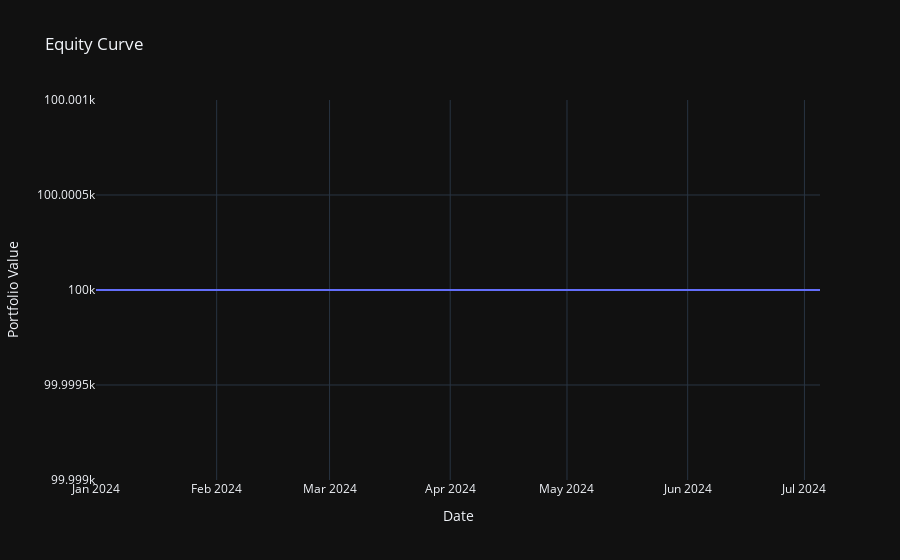

The notebook cell this image was saved under:
### Code cell
# Step 1: Download data
data = download_data('COCHINSHIP.NS', '2024-01-01', '2024-07-07')

# Step 2: Apply a strategy and suppress output
with suppress_output():
    data = combined_strategy(data)

# Step 3: Backtest and suppress output
with suppress_output():
    initial_capital = 100000.0
    portfolio = backtest(data, initial_capital)

# Step 4: Generate report
report()
